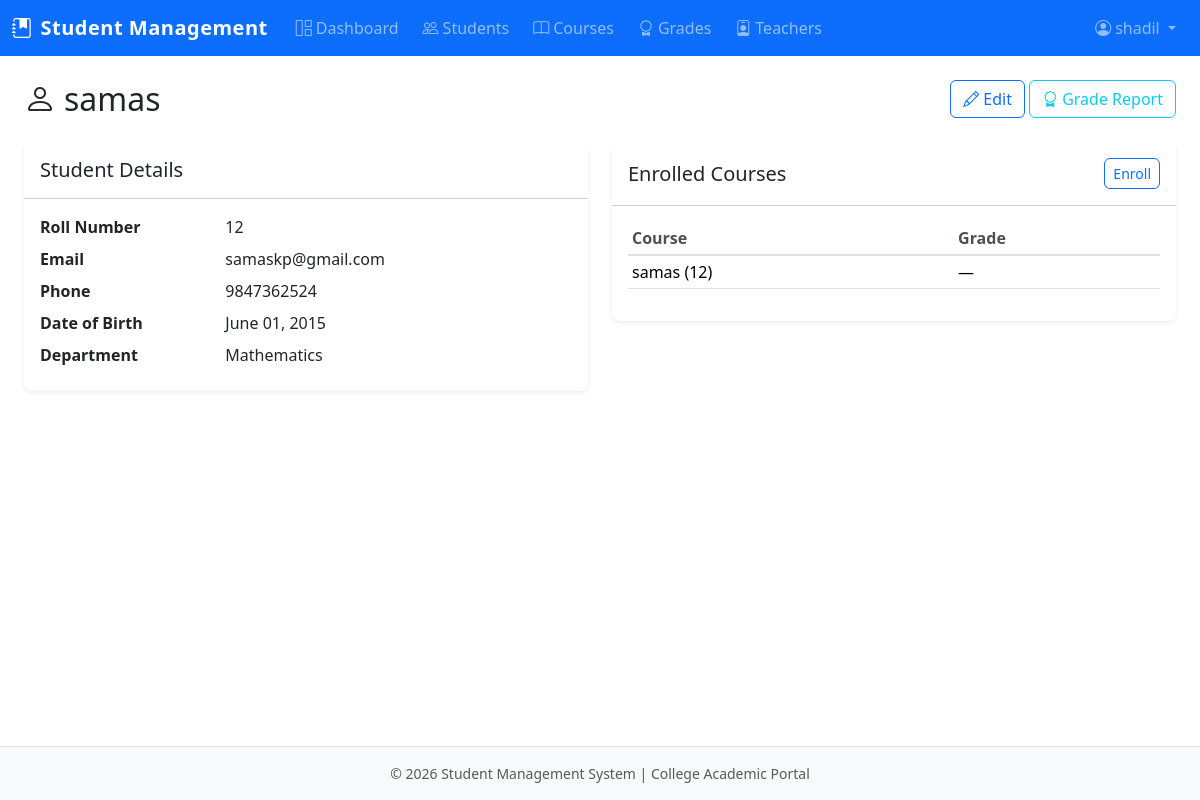
Page /students/1/ (signed in) on the committed database.
### students/models.py (models this page shows, shortened)
class Student(models.Model):
    full_name = models.CharField(max_length=150)
    roll_number = models.CharField(max_length=50, unique=True)
    email = models.EmailField(unique=True)
    phone = models.CharField(max_length=20, blank=True)
    date_of_birth = models.DateField(null=True, blank=True)
    department = models.ForeignKey(
        Department,
        on_delete=models.SET_NULL,
        null=True,
        blank=True,
        related_name='students'
    )
    created_at = models.DateTimeField(auto_now_add=True)
    updated_at = models.DateTimeField(auto_now=True)
    class Meta:
        ordering = ['full_name']

class Department(models.Model):
    name = models.CharField(max_length=100)
    code = models.CharField(max_length=20, unique=True)
    class Meta:
        ordering = ['name']

### grades/models.py (models this page shows, shortened)
class Enrollment(models.Model):
    student = models.ForeignKey(
        Student,
        on_delete=models.CASCADE,
        related_name='enrollments'
    )
    course = models.ForeignKey(
        Course,
        on_delete=models.CASCADE,
        related_name='enrollments'
    )
    enrolled_at = models.DateTimeField(auto_now_add=True)
    class Meta:
        unique_together = ['student', 'course']
        ordering = ['-enrolled_at']

class Grade(models.Model):
    GRADE_CHOICES = [
        ('A', 'A'), ('B', 'B'), ('C', 'C'), ('D', 'D'), ('F', 'F'),
        ('A+', 'A+'), ('A-', 'A-'), ('B+', 'B+'), ('B-', 'B-'),
        ('C+', 'C+'), ('C-', 'C-'), ('D+', 'D+'), ('D-', 'D-'),
    ]
    enrollment = models.OneToOneField(
        Enrollment,
        on_delete=models.CASCADE,
        related_name='grade'
    )
    grade_value = models.CharField(max_length=5, choices=GRADE_CHOICES, null=True, blank=True)
    marks = models.DecimalField(max_digits=5, decimal_places=2, null=True, blank=True)
    remarks = models.TextField(blank=True)
    updated_at = models.DateTimeField(auto_now=True)

### courses/models.py (models this page shows, shortened)
class Course(models.Model):
    name = models.CharField(max_length=150)
    code = models.CharField(max_length=30, unique=True)
    department = models.ForeignKey(
        Department,
        on_delete=models.SET_NULL,
        null=True,
        blank=True,
        related_name='courses'
    )
    assigned_teacher = models.ForeignKey(
        User,
        on_delete=models.SET_NULL,
        null=True,
        blank=True,
        related_name='assigned_courses'
    )
    created_at = models.DateTimeField(auto_now_add=True)
    updated_at = models.DateTimeField(auto_now=True)
    class Meta:
        ordering = ['name']

### students/views.py (the view)
# urls.py: path('<int:pk>/', views.student_detail, name='student_detail'),
@get_teacher_decorator
def student_detail(request, pk):
    student = get_object_or_404(Student, pk=pk)
    enrollments = student.enrollments.select_related('course', 'course__assigned_teacher').all()
    context = {'student': student, 'enrollments': enrollments}
    return render(request, 'students/student_detail.html', context)

### accounts/models.py (called while the page is built)
    def is_admin(self):
        return self.role == 'admin'

### templates/students/student_detail.html (shortened to what this page needs)
{% extends "base.html" %}
{% block content %}
<div class="container-fluid">
    <div class="d-flex justify-content-between align-items-center flex-wrap gap-2 mb-4">
        <h2 class="mb-0"><i class="bi bi-person me-2"></i>{{ student.full_name }}</h2>
        <div>
            <a href="{% url 'student_edit' student.pk %}" class="btn btn-outline-primary"><i class="bi bi-pencil me-1"></i>Edit</a>
            <a href="{% url 'grade_report' student.pk %}" class="btn btn-outline-info"><i class="bi bi-award me-1"></i>Grade Report</a>
        </div>
    </div>
    <div class="row">
        <div class="col-12 col-md-6">
            <div class="card border-0 shadow-sm mb-4">
                <div class="card-header bg-white py-3"><h5 class="mb-0">Student Details</h5></div>
                <div class="card-body">
                    <dl class="row mb-0">
                        <dt class="col-sm-4">Roll Number</dt>
                        <dd class="col-sm-8">{{ student.roll_number }}</dd>
                        <dt class="col-sm-4">Email</dt>
                        <dd class="col-sm-8">{{ student.email }}</dd>
                        <dt class="col-sm-4">Phone</dt>
                        <dd class="col-sm-8">{{ student.phone|default:"—" }}</dd>
                        <dt class="col-sm-4">Date of Birth</dt>
                        <dd class="col-sm-8">{{ student.date_of_birth|date:"F d, Y"|default:"—" }}</dd>
                        <dt class="col-sm-4">Department</dt>
                        <dd class="col-sm-8">{{ student.department.name|default:"—" }}</dd>
                    </dl>
                </div>
            </div>
        </div>
        <div class="col-12 col-md-6">
            <div class="card border-0 shadow-sm mb-4">
                <div class="card-header bg-white py-3 d-flex justify-content-between align-items-center">
                    <h5 class="mb-0">Enrolled Courses</h5>
                    <a href="{% url 'enrollment_create' %}" class="btn btn-sm btn-outline-primary">Enroll</a>
                </div>
                <div class="card-body">
                    {% if enrollments %}
                    <div class="table-responsive">
                        <table class="table table-sm">
                            <thead>
                                <tr>
                                    <th>Course</th>
                                    <th>Grade</th>
                                </tr>
                            </thead>
                            <tbody>
                                {% for enr in enrollments %}
                                <tr>
                                    <td>{{ enr.course.name }} ({{ enr.course.code }})</td>
                                    <td>
                                        {% if enr.grade %}
                                        {{ enr.grade.grade_value|default:"—" }}
                                        {% else %}
                                        <a href="{% url 'grade_edit' enr.pk %}">Assign</a>
                                        {% endif %}
                                    </td>
                                </tr>
                                {% endfor %}
                            </tbody>
                        </table>
                    </div>
                    {% else %}
                    <p class="text-muted mb-0">Not enrolled in any course. <a href="{% url 'enrollment_create' %}">Enroll now</a>.</p>
                    {% endif %}
                </div>
            </div>
        </div>
    </div>
</div>
{% endblock %}

### templates/base.html (shortened to what this page needs)
{% load static %}
<!DOCTYPE html>
<html lang="en">
<head>
    <link href="https://cdn.jsdelivr.net/npm/bootstrap@5.3.2/dist/css/bootstrap.min.css" rel="stylesheet">
    <link href="https://cdn.jsdelivr.net/npm/bootstrap-icons@1.11.1/font/bootstrap-icons.css" rel="stylesheet">
    <link href="{% static 'css/custom.css' %}" rel="stylesheet">
</head>
<body>
    {% if user.is_authenticated %}
    <nav class="navbar navbar-expand-lg navbar-dark bg-primary">
        <div class="container-fluid">
            <a class="navbar-brand fw-bold" href="{% url 'dashboard' %}">
                <i class="bi bi-journal-bookmark-fill me-2"></i>Student Management
            </a>
            <div class="collapse navbar-collapse" id="navbarNav">
                <ul class="navbar-nav me-auto">
                    <li class="nav-item">
                        <a class="nav-link" href="{% url 'dashboard' %}"><i class="bi bi-grid-1x2 me-1"></i>Dashboard</a>
                    </li>
                    <li class="nav-item">
                        <a class="nav-link" href="{% url 'student_list' %}"><i class="bi bi-people me-1"></i>Students</a>
                    </li>
                    <li class="nav-item">
                        <a class="nav-link" href="{% url 'course_list' %}"><i class="bi bi-book me-1"></i>Courses</a>
                    </li>
                    <li class="nav-item">
                        <a class="nav-link" href="{% url 'grade_list' %}"><i class="bi bi-award me-1"></i>Grades</a>
                    </li>
                    {% if user.profile.is_admin %}
                    <li class="nav-item">
                        <a class="nav-link" href="{% url 'teacher_list' %}"><i class="bi bi-person-badge me-1"></i>Teachers</a>
                    </li>
                    {% endif %}
                </ul>
                <ul class="navbar-nav">
                    <li class="nav-item dropdown">
                        <a class="nav-link dropdown-toggle" href="#" role="button" data-bs-toggle="dropdown" aria-expanded="false">
                            <i class="bi bi-person-circle me-1"></i>{{ user.get_full_name|default:user.username }}
                        </a>
                    </li>
                </ul>
            </div>
        </div>
    </nav>
    {% endif %}
    <main class="{% if user.is_authenticated %}container-fluid py-4{% endif %}">
        {% block content %}{% endblock %}
    </main>
    <footer class="footer mt-auto py-3 bg-light border-top">
        <div class="container text-center text-muted small">
            <p class="mb-0">&copy; {% now "Y" %} Student Management System | College Academic Portal</p>
        </div>
    </footer>
</body>
</html>

### static/css/custom.css (style rules this page uses)
:root { --primary-accent: #0d6efd; --accent-dark: #0a58ca; --accent-light: #6ea8fe; --academic-gold: #c9a227; --bg-light: #f8f9fa; }
html, body { min-height: 100vh; display: flex; flex-direction: column; }
main { flex: 1; }
.navbar-brand { font-weight: 700; letter-spacing: 0.5px; }
.nav-link { font-weight: 500; padding: 0.5rem 0.75rem !important; border-radius: 0.25rem; }
.card { border-radius: 0.5rem; transition: box-shadow 0.2s ease; }
.table th { font-weight: 600; color: #495057; border-bottom-width: 2px; }
.btn { font-weight: 500; border-radius: 0.375rem; }
.footer { margin-top: auto; }

### rows in the picture
Student: full_name "samas", roll_number "12", email "samaskp@gmail.com", phone "9847362524", date_of_birth "June 01, 2015", department.name "Mathematics"
Enrollment: course.name "samas", course.code "12", grade.grade_value "—"

### other values in the picture
{{ user.get_full_name|default:user.username }} "shadil"
